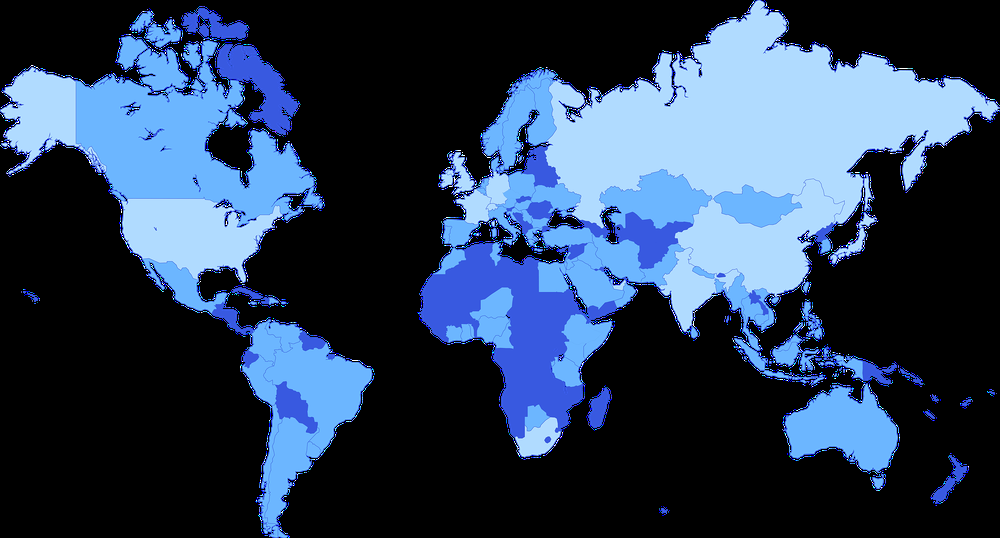
#> input picture img_process/contours/segment/2pass_test.png, 1000 x 538 px, shrunk from 3000 x 1615 before the run
$ python my_2pass_opt.py   (older library calls are emulated)
#> lines starting #> are read from the running program, lines starting #| are printed output that depends on the picture; after the words box and inside, x2 and y2 are one past the last pixel; in counts of white or black regions, pixels touching at a corner belong together; long printed decimals are rounded
import matplotlib.pyplot as plt
from pathlib import Path
import numpy as np
import time
import cv2

from numba import cuda, njit
import math

def make_binary(img, kernel, binary_type):
    if len(img.shape) == 3:
        img = cv2.cvtColor(img, cv2.COLOR_BAYER_BG2GRAY)
    _,imb = cv2.threshold(img,0,255,binary_type+cv2.THRESH_OTSU)
    imb = cv2.morphologyEx(imb, cv2.MORPH_CLOSE, kernel)
    return imb

class twoPassComponentsDetect():
    def __init__(self,img, binary_type = None, ):
        t0 = time.time()
        self.connection_table = [0]
        self.kernel = np.ones((3, 3), np.uint8)
        self.label = np.zeros(img.shape[:2],dtype=np.int)
        self.row , self.col = img.shape[:2]
        if binary_type is None:
            imb = img
        else:
            imb = make_binary(img, binary_type)
        self.imb = cv2.copyMakeBorder(imb,1,1,1,1,cv2.BORDER_CONSTANT,value=0)
        t1 = time.time()
        self.first_pass_opt()
        t2 = time.time()
        self.second_pass()
        t3 = time.time()
        print(t1-t0,t2-t1,t3-t2)

    def __call__(self, ):
        return self.num_label, self.label

    def first_pass_opt(self):
        label = 1
        for i in range(1,self.row + 1):
            for j in range(1, self.col + 1):
                if self.imb[i][j] == 0:
                    continue
                if self.imb[i-1][j] >0:
                    root = self.union_find(self.label[i-2][j-1])
                else:
                    if self.imb[i-1][j-1] >0:
                        if self.imb[i-1][j+1] >0:
                            root = self.union_find(self.label[i-2][j-2],self.label[i-2][j])
                        else:
                            root = self.union_find(self.label[i-2][j-2])
                    else:
                        if self.imb[i-1][j+1] >0:
                            if self.imb[i][j-1] >0:
                                root = self.union_find(self.label[i-1][j-2],self.label[i-2][j])
                            else:
                                root = self.union_find(self.label[i-2][j])
                        else:
                            if self.imb[i][j-1] >0:
                                root = self.union_find(self.label[i-1][j-2])
                            else:
                                self.connection_table.append(label)
                                root = label
                                label += 1
                self.label[i-1][j-1] = root
        self.flattenL()

    def second_pass(self):
        for i in range(self.row):
            for j in range(self.col):
                self.label[i][j] = self.connection_table[self.label[i][j]]
        return map


    def get_root(self, i: int) -> int:
        root = i
        while self.connection_table[root] < root:
            root = self.connection_table[root]
        return root

    def set_root(self, i: int ,root: int) -> int:
        while self. connection_table[i] < i:
            j = self.connection_table[i]
            self.connection_table[i] = root
            i = j
        self.connection_table[i] = root

    def union_find(self, i: int,j: int=None) -> int:
        root = self.get_root(i)
        if j is not None and i != j:
            rootj = self.get_root(j)
            if root > rootj:
                root = rootj
            self.set_root(j,root)
        self.set_root(i,root)
        return root

    def flattenL(self):
        k = 0
        for i in range(len(self.connection_table)):
            if self.connection_table[i] < i:
                j = self.connection_table[i]
                self.connection_table[i] = self.connection_table[j]
            else:
                self.connection_table[i] = k
                k +=1
        self.num_label = k

def draw(map, num_label):
    map = map*180/num_label
    h,w = map.shape
    for i in range(h):
        for j in range(w):
            if map[i][j] > 0:
                map[i][j] += 60
    return np.round(map).astype(np.uint8)

if __name__ == "__main__":
    img = cv2.imread("2pass_test.png",0)
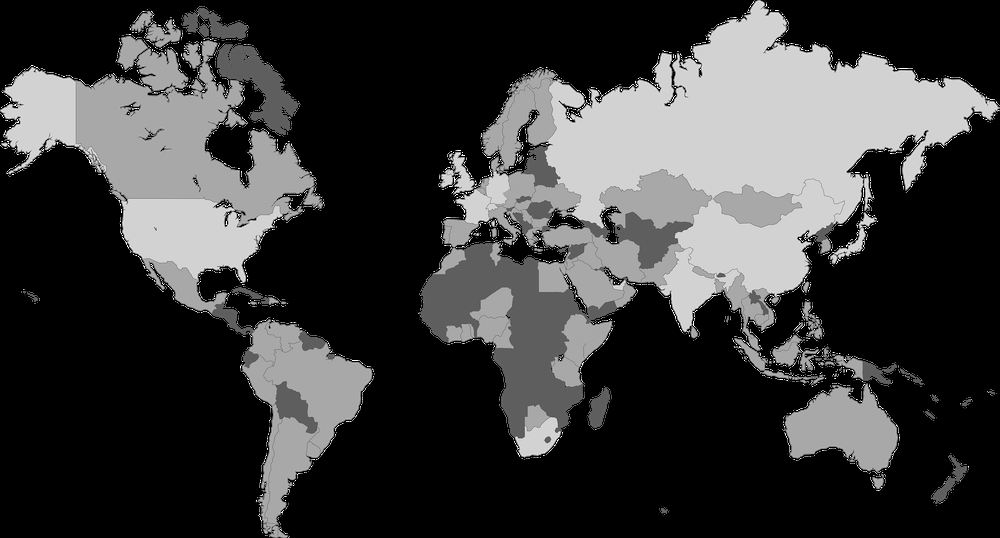
#> img: shape (538, 1000); min 0, max 255, mean 59.5
    _,imb = cv2.threshold(img,0,255,cv2.THRESH_BINARY+cv2.THRESH_OTSU)
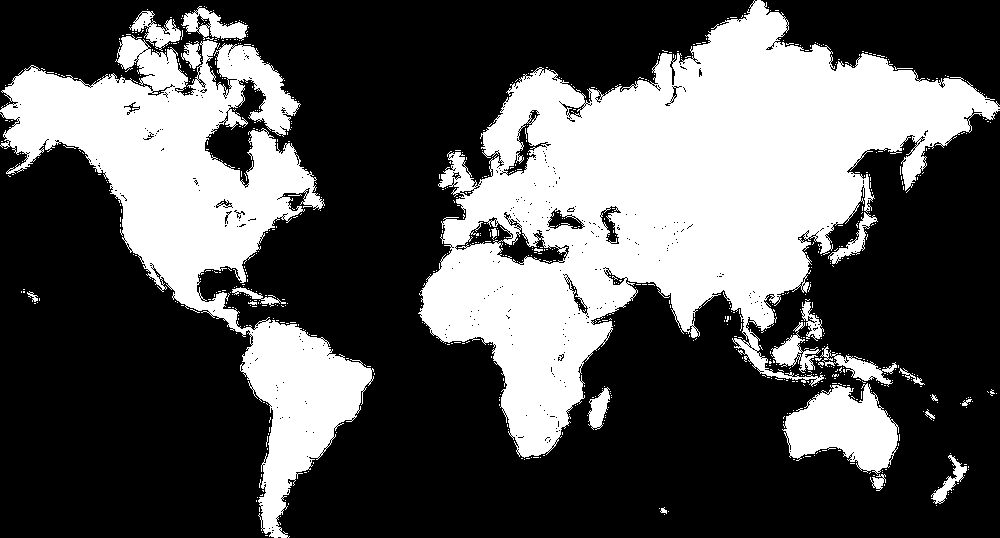
#> imb: shape (538, 1000); 34.2% white; 754 white regions (730 under 20 px), largest, box (x1, y1, x2, y2) and area: (418, 0, 1000, 458) 113072, (0, 35, 374, 538) 56085, (782, 383, 899, 475) 6417
    k1 = np.ones((3, 3), np.uint8)
    imb = cv2.morphologyEx(imb, cv2.MORPH_CLOSE, k1)
#> imb: shape (538, 1000); 36.6% white; 12 white regions, largest, box (x1, y1, x2, y2) and area: (418, 0, 1000, 491) 131038, (0, 6, 375, 538) 63946, (587, 386, 612, 430) 635
    st = time.time()
    fun = twoPassComponentsDetect(imb)
#> in __init__, `self.imb = cv2.copyMakeBorder(imb,1,1,1,1,cv2.BORDER_CONSTANT,value=0)`:
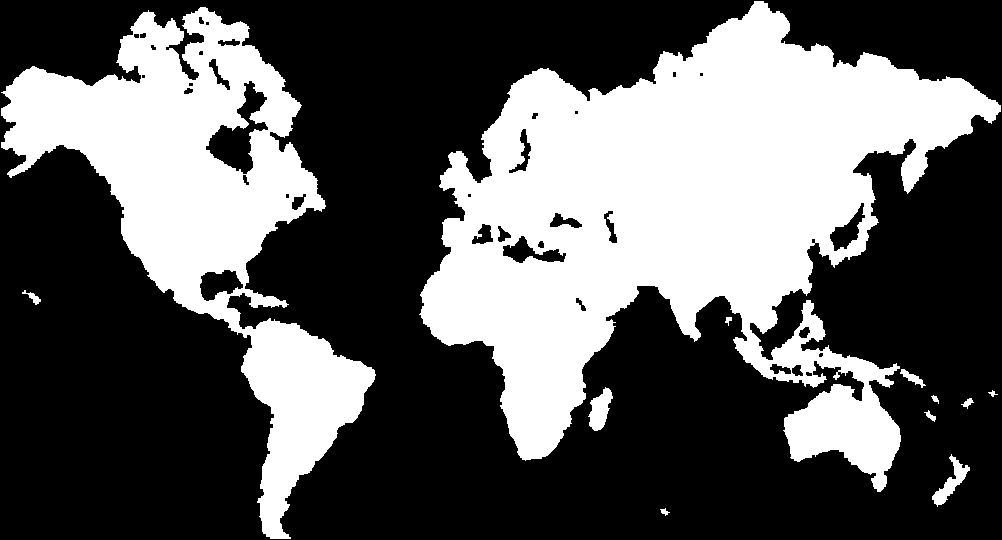
#> self.imb: shape (540, 1002); 36.4% white; 12 white regions, largest, box (x1, y1, x2, y2) and area: (419, 1, 1001, 492) 131038, (1, 7, 376, 539) 63946, (588, 387, 613, 431) 635
#> after the loop in first_pass_opt, `for i in range(1,self.row + 1):`:
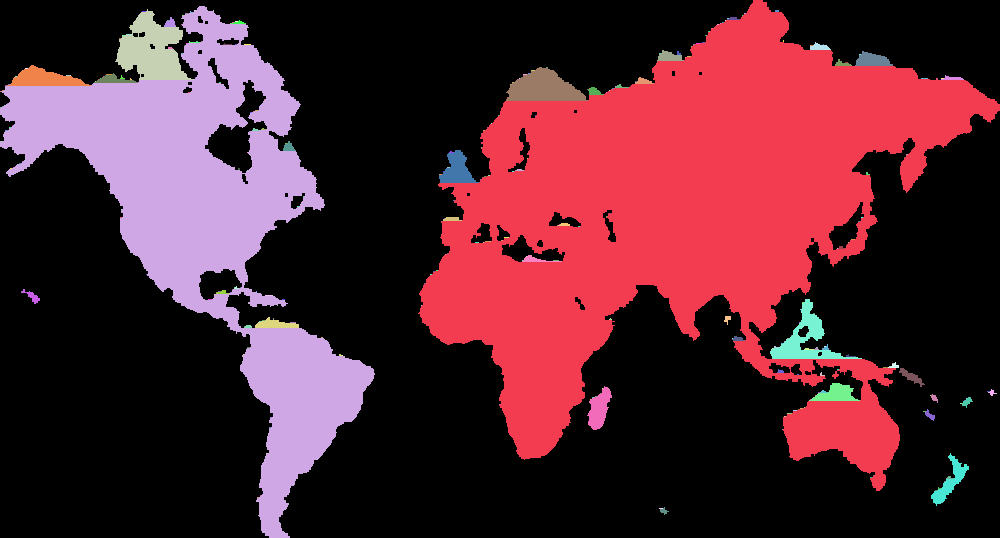
#> self.label: shape (538, 1000) int64; 305 distinct labels, from 0 to 304; one colour per label, 0 black
#> after the loop in second_pass, `for i in range(self.row):`:
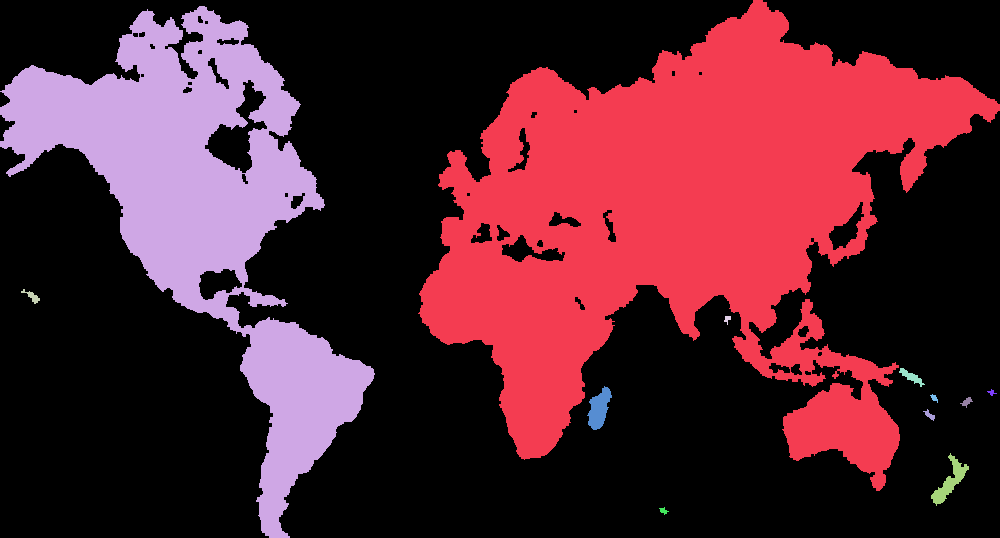
#> self.label: shape (538, 1000) int64; 13 distinct labels, from 0 to 12; one colour per label, 0 black
    my_num,my_labels = fun()
    fn = time.time()
    print("time:", fn-st, "num_label:",my_num)
#| time: 15.150 num_label: 13
    result = draw(my_labels,my_num)
#> in draw, `map = map*180/num_label`:
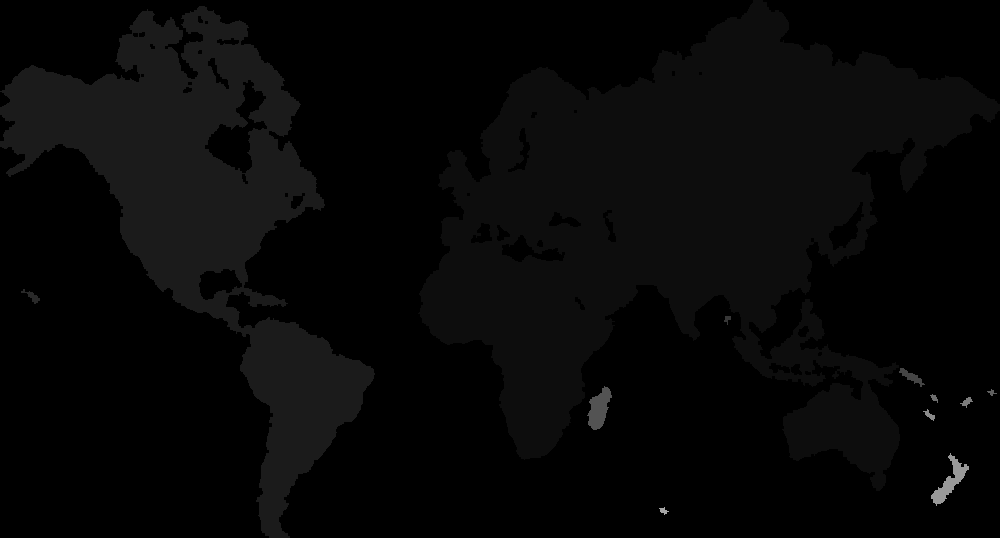
#> map: shape (538, 1000) float64; min 0, max 166.2, mean 7
#> after the loop in draw, `for i in range(h):`:
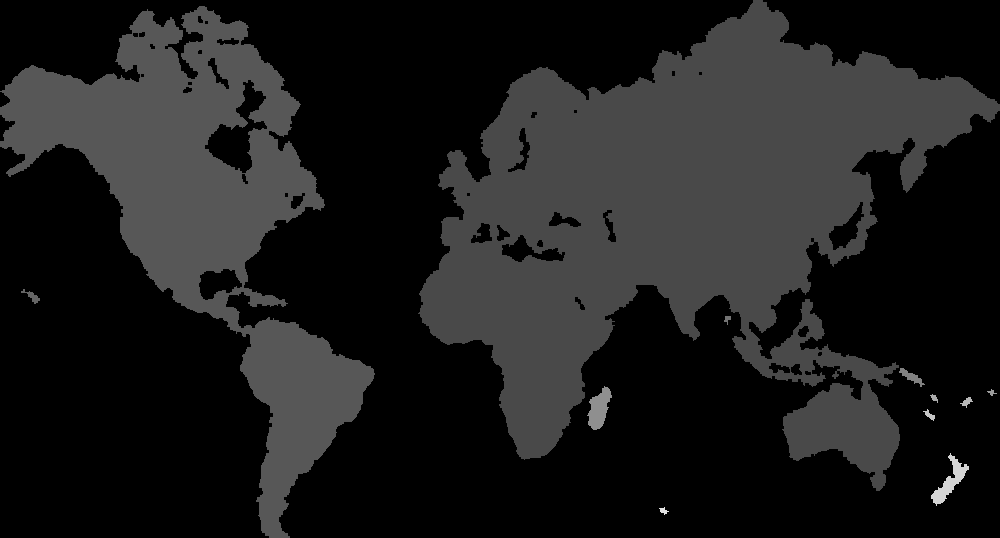
#> map: shape (538, 1000) float64; min 0, max 226.2, mean 29
    st_cv = time.time()
    num,labels= cv2.connectedComponentsWithAlgorithm(imb,connectivity=8,ltype=cv2.CV_32S,ccltype=cv2.CCL_WU)
#> labels: shape (538, 1000) int32; 13 distinct labels, from 0 to 12
    print("num_label:",num)
#| num_label: 13
    fn_cv = time.time()
    print("time:", fn_cv-st_cv, "num_label:",num)
#| time: 0.0359 num_label: 13
    plt.imshow(result)
    plt.show()
    cv2.imwrite('a_new.jpg',result)
